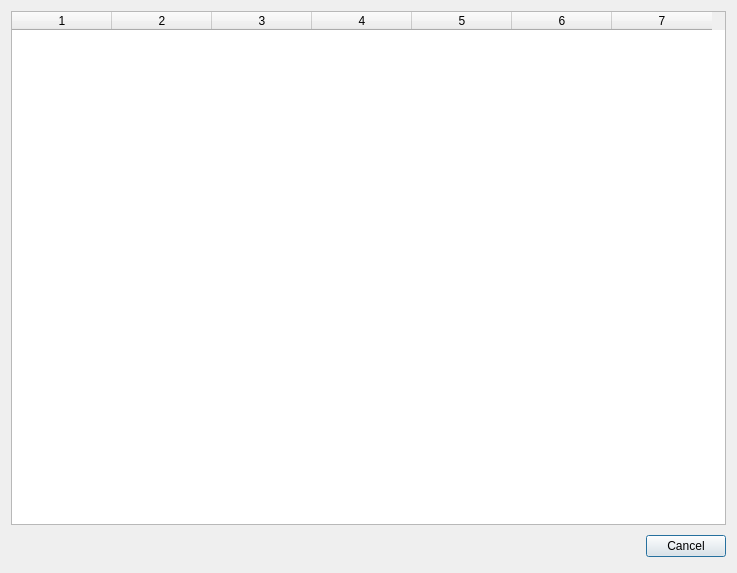
<?xml version="1.0" encoding="UTF-8"?>
<ui version="4.0">
 <class>Dialog</class>
 <widget class="QDialog" name="Dialog">
  <property name="geometry">
   <rect>
    <x>0</x>
    <y>0</y>
    <width>737</width>
    <height>573</height>
   </rect>
  </property>
  <property name="windowTitle">
   <string>Star Details</string>
  </property>
  <layout class="QVBoxLayout" name="verticalLayout">
   <item>
    <widget class="QTableWidget" name="tableWidget">
     <property name="columnCount">
      <number>7</number>
     </property>
     <column/>
     <column/>
     <column/>
     <column/>
     <column/>
     <column/>
     <column/>
    </widget>
   </item>
   <item>
    <layout class="QHBoxLayout">
     <property name="spacing">
      <number>6</number>
     </property>
     <property name="leftMargin">
      <number>0</number>
     </property>
     <property name="topMargin">
      <number>0</number>
     </property>
     <property name="rightMargin">
      <number>0</number>
     </property>
     <property name="bottomMargin">
      <number>0</number>
     </property>
     <item>
      <spacer>
       <property name="orientation">
        <enum>Qt::Horizontal</enum>
       </property>
       <property name="sizeHint" stdset="0">
        <size>
         <width>131</width>
         <height>31</height>
        </size>
       </property>
      </spacer>
     </item>
     <item>
      <widget class="QPushButton" name="cancelButton">
       <property name="text">
        <string>Cancel</string>
       </property>
      </widget>
     </item>
    </layout>
   </item>
  </layout>
 </widget>
 <resources/>
 <connections>
  <connection>
   <sender>cancelButton</sender>
   <signal>clicked()</signal>
   <receiver>Dialog</receiver>
   <slot>reject()</slot>
   <hints>
    <hint type="sourcelabel">
     <x>369</x>
     <y>253</y>
    </hint>
    <hint type="destinationlabel">
     <x>179</x>
     <y>282</y>
    </hint>
   </hints>
  </connection>
 </connections>
</ui>
